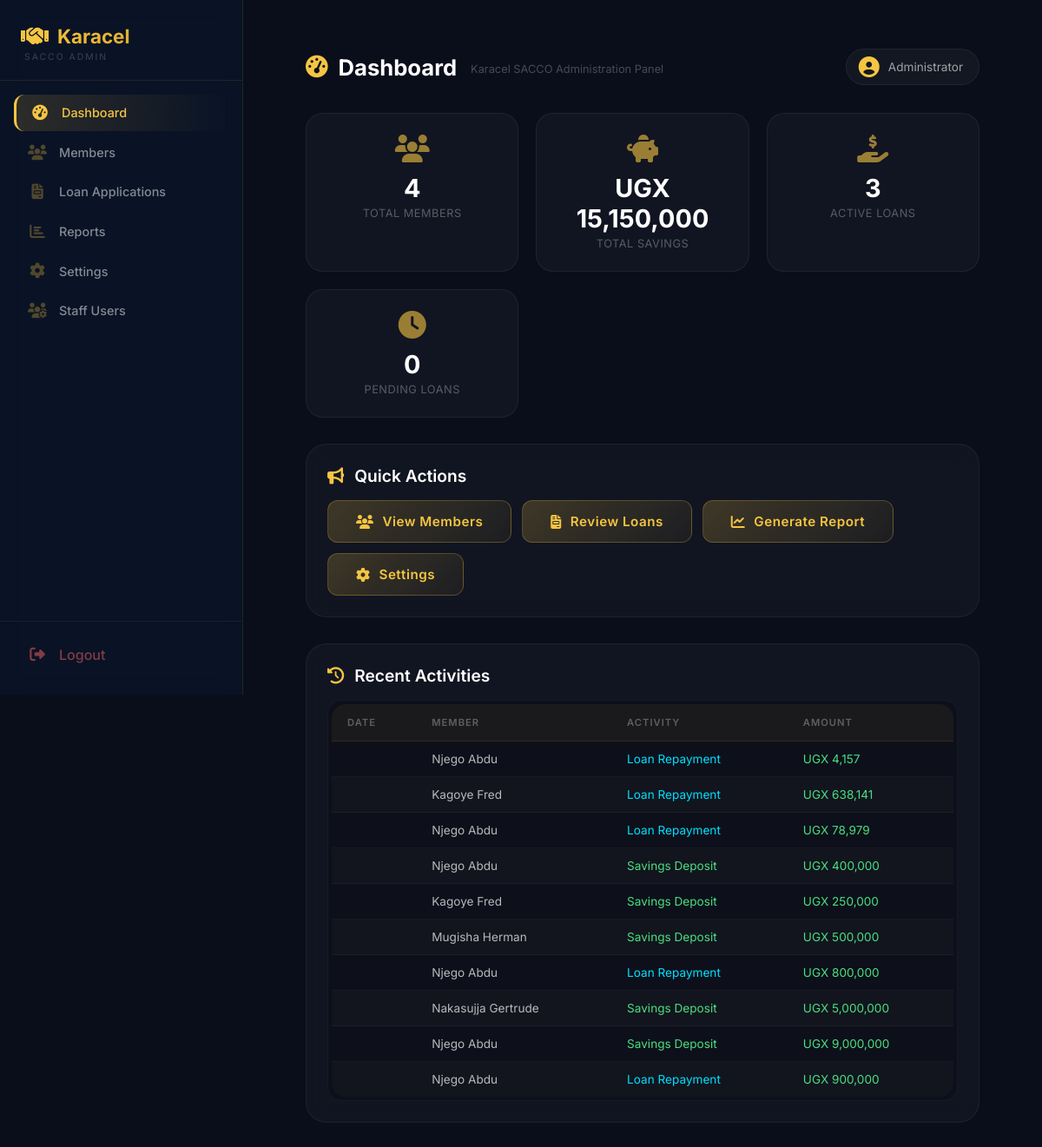
The page /admin/dashboard (signed in) on the database its author committed.
### tables this page shows
CREATE TABLE users (
        id INTEGER PRIMARY KEY AUTOINCREMENT,
        full_name TEXT NOT NULL,
        gender TEXT,
        dob TEXT,
        sacco_number TEXT UNIQUE NOT NULL,
        email TEXT,
        phone TEXT,
        address TEXT,
        password TEXT NOT NULL,
        role TEXT DEFAULT 'member',
        status TEXT DEFAULT 'active',
        savings_balance REAL DEFAULT 0,
        next_of_kin_name TEXT,
        relationship TEXT,
        next_of_kin_phone TEXT,
        registration_date TIMESTAMP DEFAULT CURRENT_TIMESTAMP
    );

CREATE TABLE savings_deposits (
            id INTEGER PRIMARY KEY AUTOINCREMENT,
            user_id INTEGER NOT NULL,
            amount REAL NOT NULL,
            deposit_date TEXT NOT NULL,
            payment_method TEXT,
            receipt_number TEXT,
            notes TEXT,
            created_at TIMESTAMP DEFAULT CURRENT_TIMESTAMP,
            FOREIGN KEY (user_id) REFERENCES users(id)
        );

### app.py (the view)
@app.route("/admin/dashboard")
def admin_dashboard():
    if session.get("role") != "admin":
        return redirect("/login")
    conn = get_db()
    total_members = conn.execute("""
        SELECT COUNT(*) FROM users WHERE LOWER(role) = 'member'
    """).fetchone()[0]
    total_savings = conn.execute("""
        SELECT COALESCE(SUM(savings_balance), 0)
        FROM users
        WHERE LOWER(role) = 'member'
    """).fetchone()[0]
    monthly_savings = conn.execute("""
        SELECT COALESCE(SUM(amount), 0)
        FROM savings_deposits
        WHERE deposit_date >= date('now', 'start of month')
    """).fetchone()[0]
    total_deposits = conn.execute("""
        SELECT COUNT(*) FROM savings_deposits
    """).fetchone()[0]
    recent_deposits = conn.execute("""
        SELECT sd.*, u.full_name, u.sacco_number
        FROM savings_deposits sd
        JOIN users u ON sd.user_id = u.id
        ORDER BY sd.deposit_date DESC
        LIMIT 5
    """).fetchall()
    members = conn.execute("""
        SELECT
            u.*,
            COALESCE((SELECT COUNT(*) FROM loans WHERE user_id = u.id AND status IN ('approved', 'disbursed', 'active')), 0) as active_loans_count
        FROM users u
        WHERE LOWER(u.role) = 'member'
        ORDER BY u.id DESC
    """).fetchall()
    total_loans = conn.execute("""
        SELECT COALESCE(SUM(amount), 0)
        FROM loans
        WHERE status IN ('approved', 'disbursed', 'active')
    """).fetchone()[0]
    active_loans = conn.execute("""
        SELECT COUNT(*)
        FROM loans
        WHERE status IN ('approved', 'disbursed', 'active')
    """).fetchone()[0]
    pending_loans = conn.execute("""
        SELECT COUNT(*)
        FROM loans
        WHERE status = 'pending'
    """).fetchone()[0]
    approved_loans = conn.execute("""
        SELECT COUNT(*)
        FROM loans
        WHERE status = 'approved'
    """).fetchone()[0]
    rejected_loans = conn.execute("""
        SELECT COUNT(*)
        FROM loans
        WHERE status = 'rejected'
    """).fetchone()[0]
    disbursed_loans = conn.execute("""
        SELECT COUNT(*)
        FROM loans
        WHERE status = 'disbursed'
    """).fetchone()[0]
    completed_loans = conn.execute("""
        SELECT COUNT(*)
        FROM loans
        WHERE status = 'completed'
    """).fetchone()[0]
    loan_applications = conn.execute("""
        SELECT
            l.*,
            u.full_name,
            u.savings_balance,
            COALESCE((SELECT COUNT(*) FROM loan_guarantors WHERE loan_id = l.id AND status = 'active'), 0) as total_guarantors,
            COALESCE((SELECT COUNT(*) FROM loan_guarantors WHERE loan_id = l.id AND status = 'pending'), 0) as pending_guarantors
        FROM loans l
        JOIN users u ON l.user_id = u.id
        ORDER BY
            CASE
                WHEN l.status = 'pending' THEN 1
                WHEN l.status = 'approved' THEN 2
                WHEN l.status = 'disbursed' THEN 3
                WHEN l.status = 'active' THEN 4
                WHEN l.status = 'completed' THEN 5
                WHEN l.status = 'rejected' THEN 6
            END,
            l.application_date DESC
        LIMIT 50
    """).fetchall()
    recent_activities = conn.execute("""
        SELECT 'deposit' as type, sd.amount, sd.deposit_date as date, u.full_name, u.sacco_number
        FROM savings_deposits sd
        JOIN users u ON sd.user_id = u.id
        UNION ALL
        SELECT 'repayment' as type, r.amount, r.payment_date as date, u.full_name, u.sacco_number
        FROM repayments r
        JOIN users u ON r.user_id = u.id
        WHERE r.status = 'completed'
        ORDER BY date DESC
        LIMIT 10
    """).fetchall()
    staff_users = conn.execute("""
        SELECT
            u.*,
            COUNT(DISTINCT l.id) as loans_processed,
            COUNT(DISTINCT sd.id) as deposits_processed
        FROM users u
        LEFT JOIN loans l ON l.user_id = u.id
        LEFT JOIN savings_deposits sd ON sd.user_id = u.id
        WHERE LOWER(u.role) IN ('admin', 'chairperson', 'treasurer', 'secretary', 'publicity')
        GROUP BY u.id
        ORDER BY
            CASE
                WHEN LOWER(u.role) = 'admin' THEN 1
                WHEN LOWER(u.role) = 'chairperson' THEN 2
                WHEN LOWER(u.role) = 'treasurer' THEN 3
                WHEN LOWER(u.role) = 'secretary' THEN 4
                WHEN LOWER(u.role) = 'publicity' THEN 5
            END,
            u.full_name
    """).fetchall()
    staff_counts = {
        'treasurer': conn.execute("SELECT COUNT(*) FROM users WHERE LOWER(role) = 'treasurer'").fetchone()[0],
        'secretary': conn.execute("SELECT COUNT(*) FROM users WHERE LOWER(role) = 'secretary'").fetchone()[0],
        'publicity': conn.execute("SELECT COUNT(*) FROM users WHERE LOWER(role) = 'publicity'").fetchone()[0],
        'admin': conn.execute("SELECT COUNT(*) FROM users WHERE LOWER(role) IN ('admin', 'chairperson')").fetchone()[0]
    }
    today = datetime.now().strftime('%Y-%m-%d')
    conn.close()
    return render_template(
        "admin/admin-dashboard.html",
        members=members,
        total_members=total_members,
        total_savings=total_savings,
        monthly_savings=monthly_savings,
        total_deposits=total_deposits,
        recent_deposits=recent_deposits,
        total_loans=total_loans,
        active_loans=active_loans,
        pending_loans=pending_loans,
        approved_loans=approved_loans,
        rejected_loans=rejected_loans,
        disbursed_loans=disbursed_loans,
        completed_loans=completed_loans,
        loan_applications=loan_applications,
        recent_activities=recent_activities,
        staff_users=staff_users,
        staff_counts=staff_counts,
        today=today
    )

### app.py (called while the page is built)
def get_db():
    conn = sqlite3.connect("sacco.db")
    conn.row_factory = sqlite3.Row
    return conn

### templates/admin/admin-dashboard.html (shortened to what this page needs)
{% extends "admin/admin-base.html" %}
{% block content %}
<main class="admin-main-content">
    <div class="app-bar">
        <div class="app-bar-left">
            <h2 id="appBarTitle"> Dashboard</h2>
            <span id="appBarSubtitle">Karacel SACCO Administration Panel</span>
        </div>
        <div class="app-bar-right">
            <div class="admin-profile">
                <i class="fas fa-user-circle"></i>
                <span>Administrator</span>
            </div>
        </div>
    </div>
    <div id="dashboard-panel" class="content-panel active">
        <div class="admin-stats">
            <div class="stat-box">
                <i class="fas fa-users"></i>
                <h3>{{ total_members }}</h3>
                <p>Total Members</p>
            </div>
            <div class="stat-box">
                <i class="fas fa-piggy-bank"></i>
                <h3>UGX {{ "{:,.0f}".format(total_savings) }}</h3>
                <p>Total Savings</p>
            </div>
            <div class="stat-box">
                <i class="fas fa-hand-holding-usd"></i>
                <h3>{{ active_loans }}</h3>
                <p>Active Loans</p>
            </div>
            <div class="stat-box">
                <i class="fas fa-clock"></i>
                <h3>{{ pending_loans }}</h3>
                <p>Pending Loans</p>
            </div>
        </div>
        <div class="action-card">
            <div class="action-title">
                <i class="fas fa-bullhorn"></i> Quick Actions
            </div>
            <div style="display: flex; gap: 12px; flex-wrap: wrap;">
                <a href="#" onclick="showPanel('members')" class="btn-primary"><i class="fas fa-users"></i> View Members</a>
                <a href="#" onclick="showPanel('loan_applications')" class="btn-primary"><i class="fas fa-file-invoice"></i> Review Loans</a>
                <a href="#" onclick="showPanel('reports')" class="btn-primary"><i class="fas fa-chart-line"></i> Generate Report</a>
                <a href="#" onclick="showPanel('settings')" class="btn-primary"><i class="fas fa-cog"></i> Settings</a>
            </div>
        </div>
        <div class="action-card" style="margin-top: 16px;">
            <div class="action-title">
                <i class="fas fa-history"></i> Recent Activities
            </div>
            <div class="table-wrapper">
                <table class="styled-table">
                    <thead>
                        <tr>
                            <th>Date</th>
                            <th>Member</th>
                            <th>Activity</th>
                            <th>Amount</th>
                        </tr>
                    </thead>
                    <tbody>
                        {% if recent_activities %}
                            {% for activity in recent_activities %}
                            <tr>
                                <td>{{ activity.created_at or activity.deposit_date }}</td>
                                <td>{{ activity.full_name }}</td>
                                <td>
                                    {% if activity.type == 'deposit' %}
                                        <span style="color: #4ade80;">Savings Deposit</span>
                                    {% elif activity.type == 'repayment' %}
                                        <span style="color: #00e0ff;">Loan Repayment</span>
                                    {% else %}
                                        {{ activity.type|title }}
                                    {% endif %}
                                </td>
                                <td style="color: #4ade80;">UGX {{ "{:,.0f}".format(activity.amount) }}</td>
                            </tr>
                            {% endfor %}
                        {% else %}
                            <tr>
                                <td colspan="4" style="text-align:center; padding:30px; color: rgba(255,255,255,0.3);">
                                    No recent activities
                                </td>
                            </tr>
                        {% endif %}
                    </tbody>
                </table>
            </div>
        </div>
    </div>
</main>
{% endblock %}

### static/style.css (style rules this page uses)
.app-bar-left { display: flex; align-items: center; gap: 16px; }
.app-bar-right { display: flex; align-items: center; gap: 14px; flex-wrap: wrap; }

### rows shown on the page
users: full_name "Njego Abdu", shows "Loan Repayment", amount "4,157", amount "78,979", amount "800,000", amount "900,000"
users: full_name "Kagoye Fred", shows "Loan Repayment", amount "638,141"
savings_deposits: full_name "Njego Abdu", shows "Savings Deposit", amount "400,000"
savings_deposits: full_name "Kagoye Fred", shows "Savings Deposit", amount "250,000"
savings_deposits: full_name "Mugisha Herman", shows "Savings Deposit", amount "500,000"
savings_deposits: full_name "Nakasujja Gertrude", shows "Savings Deposit", amount "5,000,000"
savings_deposits: full_name "Njego Abdu", shows "Savings Deposit", amount "9,000,000"

### other values the page prints
{{ total_members }} "4"
{{ "{:,.0f}".format(total_savings) }} "15,150,000"
{{ active_loans }} "3"
{{ pending_loans }} "0"
